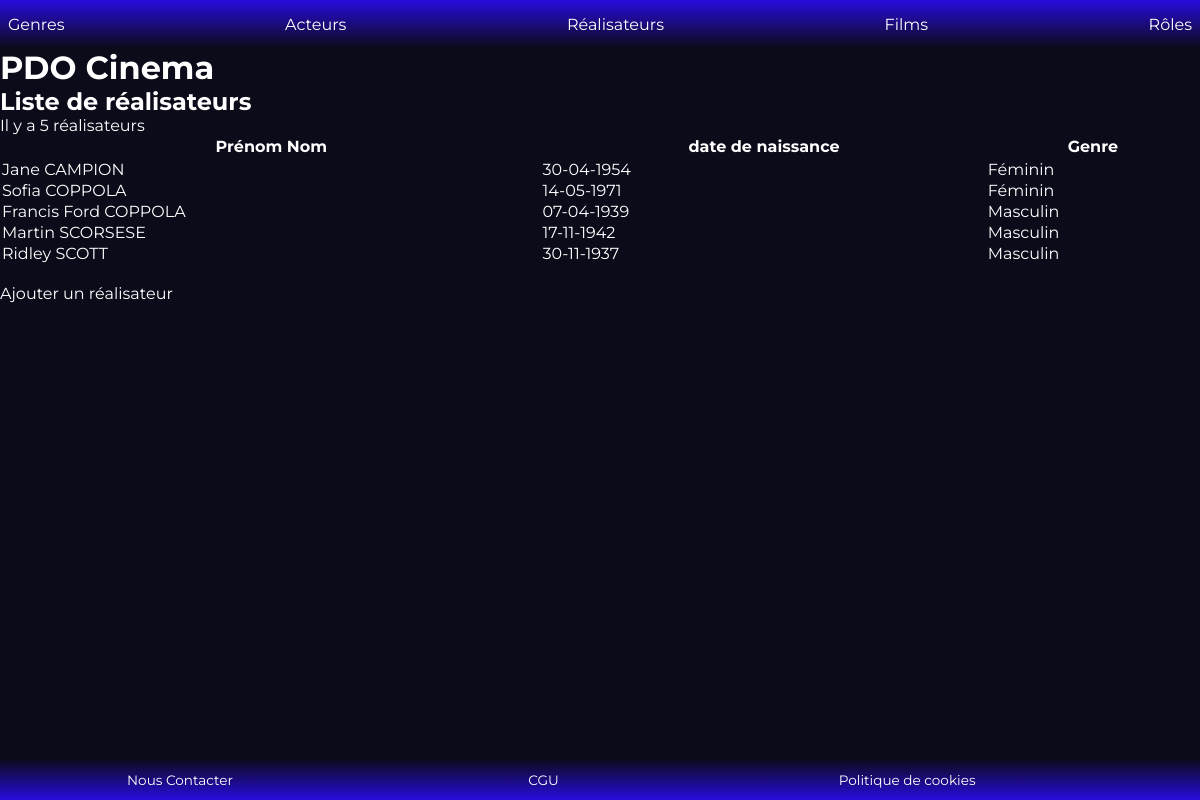
Page /index.php?action=listRealisateurs on the committed database.
### tables this page shows
CREATE TABLE IF NOT EXISTS `realisateur` (
  `id_realisateur` int NOT NULL AUTO_INCREMENT,
  `id_personne` int NOT NULL,
  PRIMARY KEY (`id_realisateur`),
  UNIQUE KEY `id_personne` (`id_personne`),
  CONSTRAINT `realisateur_ibfk_1` FOREIGN KEY (`id_personne`) REFERENCES `personne` (`id_personne`)
);

CREATE TABLE IF NOT EXISTS `personne` (
  `id_personne` int NOT NULL AUTO_INCREMENT,
  `prenom_personne` varchar(50) NOT NULL,
  `nom_personne` varchar(50) NOT NULL,
  `sexe_personne` varchar(50) NOT NULL,
  `date_naissance_personne` date NOT NULL,
  `pays_naissance` varchar(100) DEFAULT NULL,
  `lieu_habitation` varchar(100) DEFAULT NULL,
  `informations_personnelles` TEXT NOT NULL,
  PRIMARY KEY (`id_personne`)
);

### controller/RealisateurController.php (called while the page is built, shortened)
<?php
class RealisateurController{
     public function listRealisateurs() {
        $pdo = Connect::seConnecter();
        $requete = $pdo->query("
            SELECT CONCAT(personne.prenom_personne, ' ', personne.nom_personne) AS
                    realisateur_realisatrice, personne.sexe_personne, DATE_FORMAT(personne.date_naissance_personne, '%d-%m-%Y') AS date_naissance,
                    realisateur.id_realisateur
            FROM realisateur
            INNER JOIN personne ON realisateur.id_personne = personne.id_personne
            ORDER BY personne.nom_personne ASC
        ");
        require "view/realisateurs/listRealisateurs.php";
    }
}

### view/realisateurs/listRealisateurs.php (the view, shortened to what this page needs)
<p> Il y a <?= $requete->rowCount() ?> réalisateurs </p>
<table>
    <thead>
        <tr>
            <th>Prénom Nom</th>
            <th>date de naissance</th>
            <th>Genre</th>
    </thead>
    <tbody>
        <?php
        foreach($requete->fetchAll() as $realisateur) { ?>
            <tr>
                <td> <a href="index.php?action=detailRealisateur&id=<?=$realisateur['id_realisateur']?>"> <?= $realisateur["realisateur_realisatrice"] ?> </a></td>
                <td><?= $realisateur["date_naissance"] ?></td>
                <td><?= $realisateur["sexe_personne"] ?></td>
            </tr>
    <?php } ?>
    </tbody>
</table>
<br>
<a href="index.php?action=ajouterRealisateur">Ajouter un réalisateur</a>
<?php
require "view/template.php";

### public/css/styles.css (style rules this page uses)
:root { --body-color: rgba(11, 11, 26, 1); --body-font: "Montserrat", sans-serif; --text-color:rgba(255, 255, 255, 1); --h1-font-size: 1.5rem; --h2-font-size: 1.25rem; --h3-font-size: 1rem; --normal-font-size: 0.938rem; --small-font-size: 0.850rem; }
* { box-sizing: border-box; padding: 0; margin: 0; }
a { text-decoration: none; color: var(--text-color); }

### rows in the picture
realisateur: realisateur_realisatrice "Jane CAMPION", date_naissance "30-04-1954", id_personne.sexe_personne "Féminin"
realisateur: realisateur_realisatrice "Sofia COPPOLA", date_naissance "14-05-1971", id_personne.sexe_personne "Féminin"
realisateur: realisateur_realisatrice "Francis Ford COPPOLA", date_naissance "07-04-1939", id_personne.sexe_personne "Masculin"
realisateur: realisateur_realisatrice "Martin SCORSESE", date_naissance "17-11-1942", id_personne.sexe_personne "Masculin"
realisateur: realisateur_realisatrice "Ridley SCOTT", date_naissance "30-11-1937", id_personne.sexe_personne "Masculin"

### other values in the picture
$titre_secondaire "Liste de réalisateurs"
$requete->rowCount() "5"
